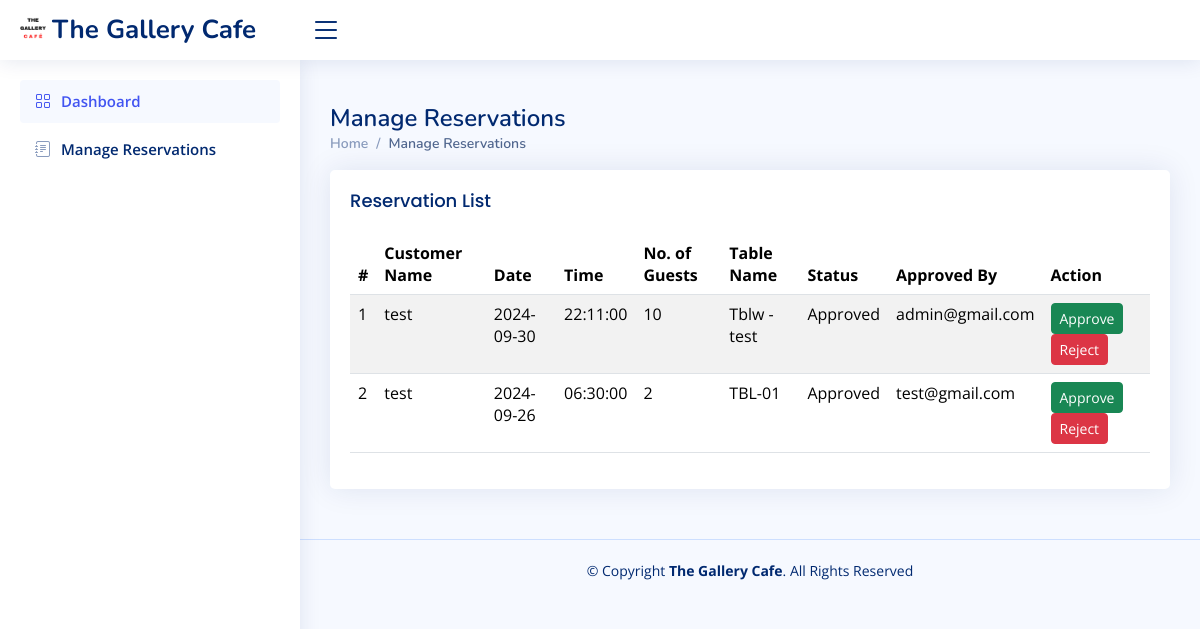
/dashboard/staff-dashboard/manage-reservation.php (signed in), run on an earlier commit of the app's database.
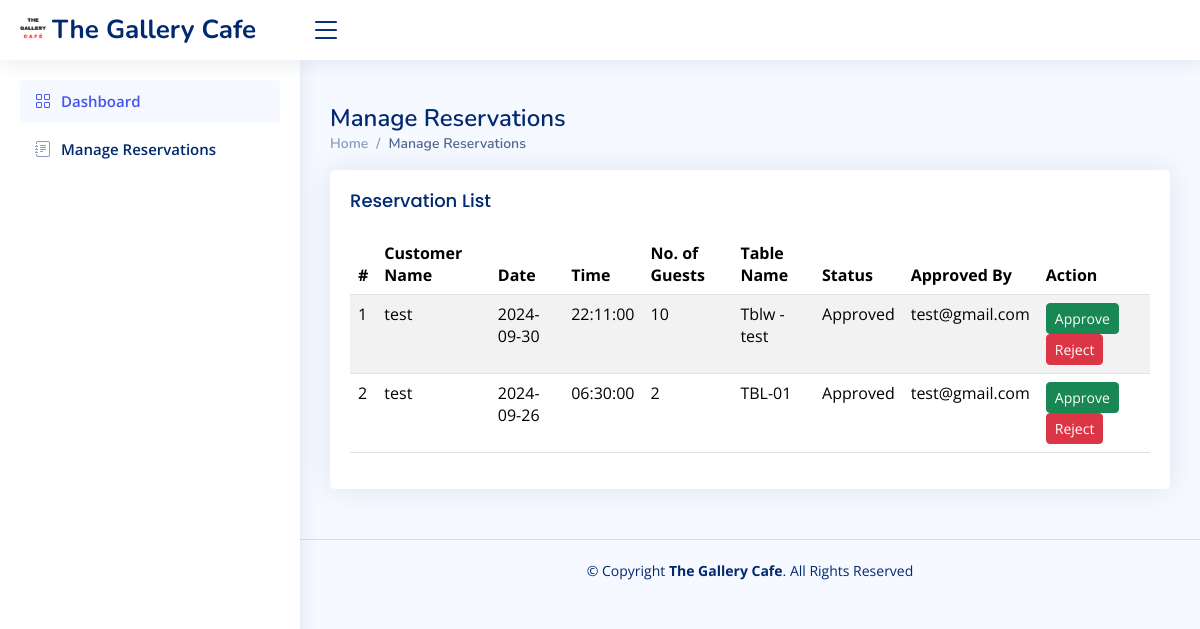
And on a later commit of the database.
### tables this page shows
CREATE TABLE `reservations` (
  `id` int(11) NOT NULL,
  `table_id` int(11) NOT NULL,
  `name` varchar(100) NOT NULL,
  `email` varchar(100) NOT NULL,
  `phone` varchar(15) NOT NULL,
  `guests` int(11) NOT NULL,
  `date` date NOT NULL,
  `time` time NOT NULL,
  `status` tinyint(4) DEFAULT 0,
  `approvedBy` varchar(255) DEFAULT NULL
);

CREATE TABLE `restaurant_tables` (
  `id` int(11) NOT NULL,
  `table_name` varchar(100) DEFAULT NULL,
  `chair_count` int(11) NOT NULL,
  `status` int(10) NOT NULL
);

### dashboard/staff-dashboard/manage-reservation.php (the view, shortened to what the changed rows need)
<?php
$conn = connect();
$query = "
   SELECT reservations.id, reservations.name, reservations.date, reservations.time, reservations.guests, restaurant_tables.table_name, reservations.status, reservations.approvedBy
    FROM reservations
    JOIN restaurant_tables ON reservations.table_id = restaurant_tables.id
";
$result = $conn->query($query);
?>
<!DOCTYPE html>
<html lang="en">
<head>
    <link href="assets/vendor/bootstrap/css/bootstrap.min.css" rel="stylesheet">
    <link href="assets/vendor/bootstrap-icons/bootstrap-icons.css" rel="stylesheet">
    <link href="assets/vendor/boxicons/css/boxicons.min.css" rel="stylesheet">
    <link href="assets/vendor/remixicon/remixicon.css" rel="stylesheet">
    <link href="assets/vendor/simple-datatables/style.css" rel="stylesheet">
    <link href="assets/css/style.css" rel="stylesheet">
</head>
<body>
    <main id="main" class="main">
        <div class="pagetitle">
            <h1>Manage Reservations</h1>
        </div>
        <section class="section">
            <div class="row">
                <div class="col-lg-12">
                    <div class="card">
                        <div class="card-body">
                            <table class="table table-striped">
                                <thead>
                                    <tr>
                                        <th scope="col">#</th>
                                        <th scope="col">Customer Name</th>
                                        <th scope="col">Date</th>
                                        <th scope="col">Time</th>
                                        <th scope="col">No. of Guests</th>
                                        <th scope="col">Table Name</th>
                                        <th scope="col">Status</th>
                                        <th scope="col">Approved By</th>
                                        <th scope="col">Action</th>
                                    </tr>
                                </thead>
                                <tbody>
                                    <?php
                                    if ($result->num_rows > 0) {
                                        while ($row = $result->fetch_assoc()) {
                                            echo "<tr>";
                                            echo "<td>" . $row['id'] . "</td>";
                                            echo "<td>" . $row['name'] . "</td>";
                                            echo "<td>" . $row['date'] . "</td>";
                                            echo "<td>" . $row['time'] . "</td>";
                                            echo "<td>" . $row['guests'] . "</td>";
                                            echo "<td>" . $row['table_name'] . "</td>";
                                            $status = $row['status'];
                                            if ($status == 0) {
                                                echo "<td>Pending</td>";
                                            } elseif ($status == 1) {
                                                echo "<td>Approved</td>";
                                            } elseif ($status == 9) {
                                                echo "<td>Rejected</td>";
                                            }
                                            echo "<td>" . $row['approvedBy'] . "</td>";
                                            echo "<td>";
                                                echo "<a href='manage-reservation.php?action=approve&id=" . $row['id'] . "' class='btn btn-success btn-sm'>Approve</a> ";
                                                echo "<a href='manage-reservation.php?action=reject&id=" . $row['id'] . "' class='btn btn-danger btn-sm'>Reject</a>";
                                            echo "</td>";
                                            echo "</tr>";
                                        }
                                    } else {
                                        echo "<tr><td colspan='8'>No reservations found</td></tr>";
                                    }
                                    ?>
                                </tbody>
                            </table>
                        </div>
                    </div>
                </div>
            </div>
        </section>
    </main>
</body>
</html>

What changed in the data, as far as the page shows it:
changed reservations "Tblw -test": approvedBy "admin@gmail.com" → "test@gmail.com"
